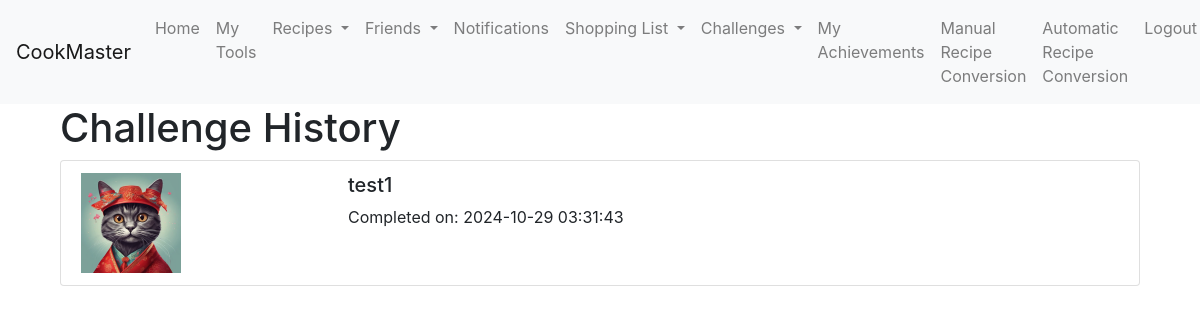
Screenshot of /challenge_history (signed in) with the database file from the repository.
### app/models.py (models this page shows, shortened)
class Challenge(db.Model):
    __tablename__ = 'challenge'
    id = db.Column(db.Integer, primary_key=True)
    name = db.Column(db.String(100), nullable=False)
    icon = db.Column(db.String(100))  # Path to the icon
    creator_id = db.Column(db.Integer, db.ForeignKey('user.id'), nullable=False)
    credits_required = db.Column(db.Integer, nullable=False)
    duration = db.Column(db.Integer, nullable=False)  # Duration in seconds
    started_at = db.Column(db.DateTime, nullable=False)  # Start time of the challenge
    ended = db.Column(db.Boolean, default=False)  # Field to mark if the challenge has ended
    participants = db.relationship('ChallengeParticipant', backref='challenge_participation', lazy=True, cascade="all, delete-orphan")

### app/user_routes.py (the view)
@user.route('/challenge_history')
@login_required
def challenge_history():
    joined_challenges = ChallengeParticipant.query.filter_by(user_id=current_user.id).join(Challenge).filter(
        Challenge.ended == True
    ).all()
    history_data = []
    for participation in joined_challenges:
        challenge = participation.challenge
        history_data.append({
            'name': challenge.name,
            'completion_time': (challenge.started_at + timedelta(seconds=challenge.duration)).strftime('%Y-%m-%d %H:%M:%S'),
            'image': challenge.icon if challenge.icon else 'default_icon.jpg'
        })
    return render_template('challenge_history.html', history_data=history_data)

### app/__init__.py (called while the page is built)
@login_manager.user_loader
def load_user(user_id):
    from app.models import User
    return User.query.get(int(user_id))

### app/templates/challenge_history.html
{% extends "base.html" %}
{% block content %}
  <div class="container">
    <h1>Challenge History</h1>
    {% if history_data %}
      <ul class="list-group">
        {% for challenge in history_data %}
          <li class="list-group-item">
            <div class="row">
              <div class="col-md-3">
                <img src="{{ url_for('static', filename='challenges/' + challenge.image) }}" alt="{{ challenge.name }}" class="img-fluid" style="max-width: 100px; max-height: 100px;">
              </div>
              <div class="col-md-9">
                <h5>{{ challenge.name }}</h5>
                <p>Completed on: {{ challenge.completion_time }}</p>
              </div>
            </div>
          </li>
        {% endfor %}
      </ul>
    {% else %}
      <p>You have not joined any completed challenges yet.</p>
    {% endif %}
  </div>
{% endblock %}

### rows the page displays
Challenge: icon (picture), name "test1", completion_time "2024-10-29 03:31:43"
